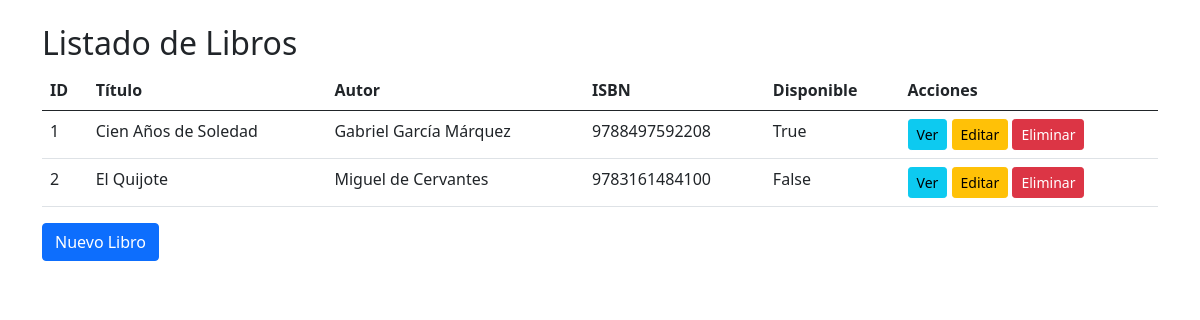
The page /web/books/ on the database its author committed.
### bibliotecaApp/models.py (models this page shows, shortened)
class Book(models.Model):
    library = models.ForeignKey(Library, on_delete=models.CASCADE, related_name='books')
    title = models.CharField(max_length=200)
    author = models.CharField(max_length=100)
    isbn = models.CharField(max_length=20, unique=True, blank=True, null=True)
    available = models.BooleanField(default=True)

### bibliotecaApp/views.py (the view)
# urls.py: path('web/books/', lista_books_web, name='lista_books_web'),
def lista_books_web(request):
    if request.method == 'GET':
        books = Book.objects.all()
        return render(request, 'book_list.html', {'books': books, 'titulo': 'Listado de Libros'})
    return render(request, 'error.html', {"error": "Método no permitido"})

### bibliotecaApp/templates/book_list.html
{% extends "base.html" %}
{% block content %}
  <h2>{{ titulo }}</h2>
  <table class="table">
    <thead>
      <tr>
        <th>ID</th>
        <th>Título</th>
        <th>Autor</th>
        <th>ISBN</th>
        <th>Disponible</th>
        <th>Acciones</th>
      </tr>
    </thead>
    <tbody>
      {% for book in books %}
      <tr>
        <td>{{ book.id }}</td>
        <td>{{ book.title }}</td>
        <td>{{ book.author }}</td>
        <td>{{ book.isbn }}</td>
        <td>{{ book.available }}</td>
        <td>
          <a href="{% url 'detalle_book_web' book.id %}" class="btn btn-info btn-sm">Ver</a>
          <a href="{% url 'editar_book' book.id %}" class="btn btn-warning btn-sm">Editar</a>
          <a href="{% url 'eliminar_book_web' book.id %}" class="btn btn-danger btn-sm">Eliminar</a>
        </td>
      </tr>
      {% endfor %}
    </tbody>
  </table>
  <a href="{% url 'nuevo_book' %}" class="btn btn-primary">Nuevo Libro</a>
{% endblock %}

### rows shown on the page
Book: id "1", title "Cien Años de Soledad", author "Gabriel García Márquez", isbn "9788497592208", available "True"
Book: id "2", title "El Quijote", author "Miguel de Cervantes", isbn "9783161484100", available "False"

### other values the page prints
{{ titulo }} "Listado de Libros"
